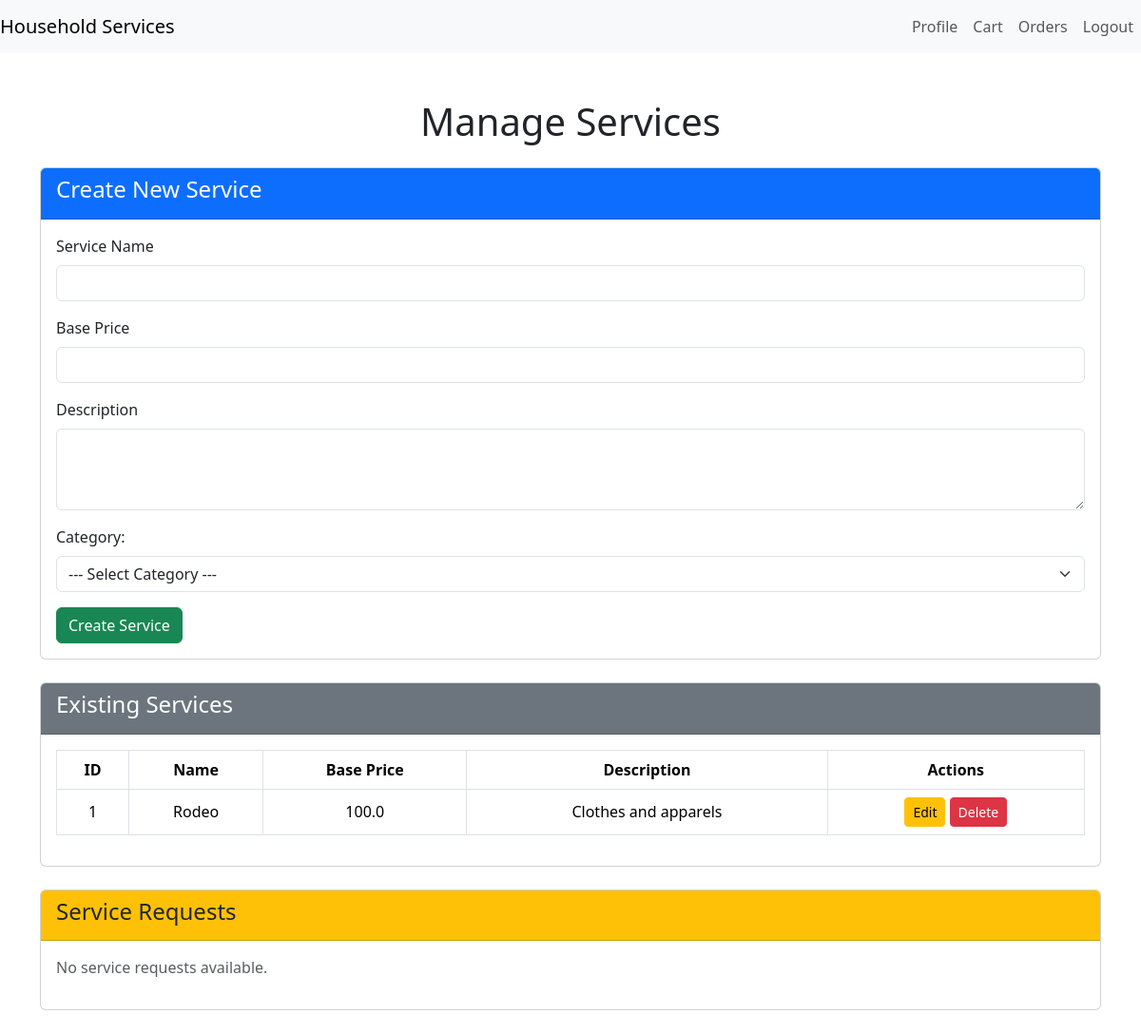
The page /admin/services (signed in) on the database its author committed.
### models.py (models this page shows)
class Service(db.Model):
    id = db.Column(db.Integer, primary_key=True)
    base_price = db.Column(db.Float, nullable=False)
    name = db.Column(db.String(64), nullable=False)
    description = db.Column(db.String(32), nullable=False)
    time_required = db.Column(db.String(32), nullable=True)
    category_id = db.Column(db.Integer, db.ForeignKey('category.id'), nullable=True)
    category = db.relationship('Category', backref='services')
    ratings = db.Column(db.Integer, nullable=True)

### routes.py (the view, shortened to what this page needs)
@app.route('/admin/services', methods=['GET', 'POST'])
@auth_required
def AdminServices():
    user = Customer.query.get(session['user_id'])
    services = Service.query.all()
    professionals = Professional.query.filter_by(status='pending').all()
    categories = Category.query.all()
    print(f"Professionals: {professionals}")
    return render_template('adminServiceHandling.html',services = services,user = user, professionals=professionals , categories=categories)

### routes.py (called while the page is built)
def auth_required(fnc):
    @wraps(fnc)  # Preserve the original function's metadata
    def inner(*args, **kwargs):
        if 'user_id' in session:
            return fnc(*args, **kwargs)
        if request.endpoint == 'Login' or request.endpoint == 'Register':
            return fnc(*args, **kwargs)
        flash('Please login to continue', 'warning')
        return redirect(url_for('Login'))
    return inner

### templates/adminServiceHandling.html (shortened to what this page needs)
{% extends 'layout.html' %}
{% block content %}
<div class="container mt-5">
    <h1 class="text-center mb-4">Manage Services</h1>
    <div class="card mb-4">
        <div class="card-header bg-primary text-white">
            <h4>Create New Service</h4>
        </div>
        <div class="card-body">
            <form method="POST" action="{{ url_for('AdminServices') }}">
                <div class="mb-3">
                    <label for="name" class="form-label">Service Name</label>
                    <input type="text" class="form-control" id="name" name="name" required>
                </div>
                <div class="mb-3">
                    <label for="base_price" class="form-label">Base Price</label>
                    <input type="number" step="0.01" class="form-control" id="base_price" name="base_price" required>
                </div>
                <div class="mb-3">
                    <label for="description" class="form-label">Description</label>
                    <textarea class="form-control" id="description" name="description" rows="3" required></textarea>
                </div>
                <div class="mb-3">
                    <label for="category_id" class="form-label">Category: </label>
                    <select id="category_id" name="category_id" class="form-select" required>
                        <option value="">--- Select Category ---</option>
                    </select>
                </div>
                <button type="submit" class="btn btn-success">Create Service</button>
            </form>
        </div>
    </div>
<div class="card mb-4">
    <div class="card-header bg-secondary text-white">
        <h4>Existing Services</h4>
    </div>
    <div class="card-body">
        {% if services %}
        <table class="table table-bordered">
            <thead>
                <tr>
                    <th>ID</th>
                    <th>Name</th>
                    <th>Base Price</th>
                    <th>Description</th>
                    <th>Actions</th>
                </tr>
            </thead>
            <tbody>
                {% for service in services %}
                <tr>
                    <td>{{ service.id }}</td>
                    <td>{{ service.name }}</td>
                    <td>{{ service.base_price }}</td>
                    <td>{{ service.description }}</td>
                    <td>
                        <a href="{{ url_for('edit_service', service_id=service.id) }}" class="btn btn-warning btn-sm">Edit</a>
                        <form method="POST" action="{{ url_for('delete_service', service_id=service.id) }}" style="display:inline;">
                            <button type="submit" class="btn btn-danger btn-sm" onclick="return confirm('Are you sure you want to delete this service?')">Delete</button>
                        </form>
                    </td>
                </tr>
                {% endfor %}
            </tbody>
        </table>
        {% else %}
        <p class="text-muted">No services available.</p>
        {% endif %}
    </div>
</div>
    <div class="card mb-4">
        <div class="card-header bg-warning text-dark">
            <h4>Service Requests</h4>
        </div>
        <div class="card-body">
            {% if service_requests %}
            <table class="table table-bordered">
                <thead>
                    <tr>
                        <th>ID</th>
                        <th>Customer Name</th>
                        <th>Service Type</th>
                        <th>Requested Date</th>
                        <th>Status</th>
                        <th>Assigned Professional</th>
                    </tr>
                </thead>
                <tbody>
                    {% for request in service_requests %}
                    <tr>
                        <td>{{ request.id }}</td>
                        <td>{{ request.customer.name }}</td>
                        <td>{{ request.service_type }}</td>
                        <td>{{ request.requested_date }}</td>
                        <td>{{ request.status }}</td>
                        <td>
                            {% if request.professional %}
                            {{ request.professional.name }}
                            {% else %}
                            <em>Not Assigned</em>
                            {% endif %}
                        </td>
                    </tr>
                    {% endfor %}
                </tbody>
            </table>
            {% else %}
            <p class="text-muted">No service requests available.</p>
            {% endif %}
        </div>
    </div>
{% endblock %}

### templates/adminServiceHandling.html (style rules this page uses)
.card-header { font-weight: bold; }
.table th, .table td { text-align: center; vertical-align: middle; }

### rows shown on the page
Service: id "1", name "Rodeo", base_price "100.0", description "Clothes and apparels"
